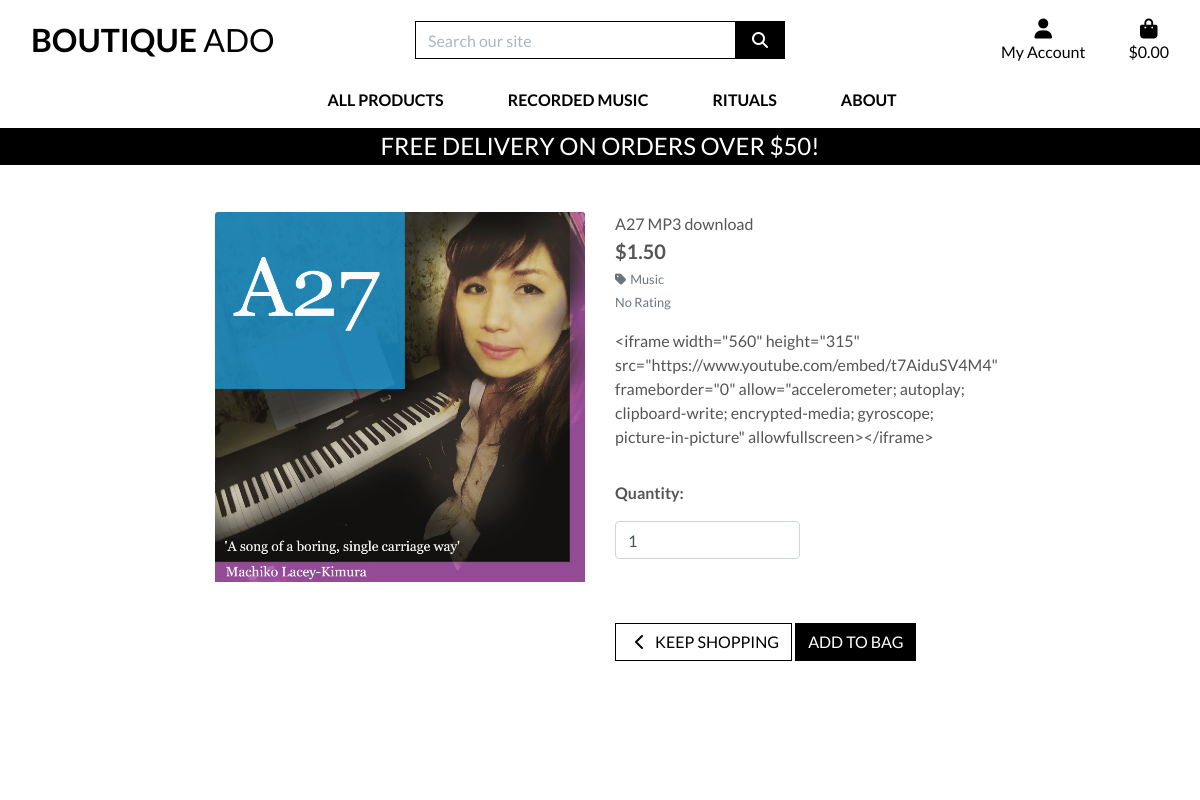
/products/1, run on an earlier commit of the app's database.
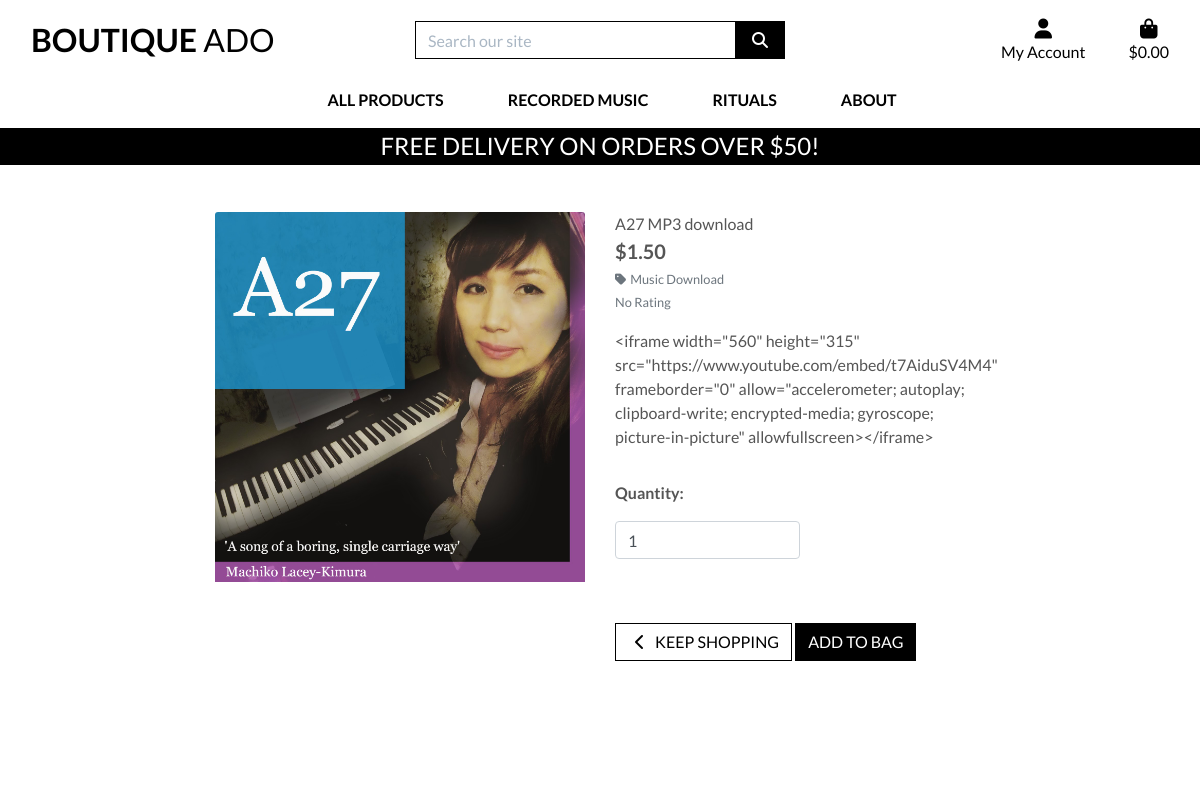
And on a later commit of the database.
### products/models.py (models this page shows, shortened)
class Product(models.Model):from django.db import models

class Category(models.Model):
    name = models.CharField(max_length=254)
    friendly_name = models.CharField(max_length=254, null=True, blank=True)

### products/views.py (the view)
# urls.py: path('<product_id>', views.product_detail, name='product_detail')
def product_detail(request, product_id):
    product = get_object_or_404(Product, pk=product_id)
    context = {
        'product': product,
    }
    return render(request, 'products/product_detail.html', context)

### bag/contexts.py (called while the page is built)
def bag_contents(request):
    bag_items = []
    total = 0
    product_count = 0
    if total < settings.FREE_DELIVERY_THRESHOLD:
        delivery = total * Decimal(settings.STANDARD_DELIVERY_PERCENTAGE / 100)
        free_delivery_delta = settings.FREE_DELIVERY_THRESHOLD - total
    else:
        delivery = 0
        free_delivery_delta = 0
    grand_total = delivery + total
    context = {
        'bag_items': bag_items,
        'total': total,
        'product_count': product_count,
        'delivery': delivery,
        'free_delivery_delta': free_delivery_delta,
        'free_delivery_threshold': settings.FREE_DELIVERY_THRESHOLD,
        'grand_total': grand_total,
    }
    return context

### products/templates/products/product_detail.html (shortened to what this page needs)
{% extends "base.html" %}
{% load static %}
{% block page_header %}
    <div class="container header-container">
    </div>
{% endblock %}
{% block content %}
    <div class="overlay"></div>
    <div class="container-fluid">
        <div class="row">
            <div class="col-12 col-md-6 col-lg-4 offset-lg-2">
                <div class="image-container my-5">
                    {% if product.image %}
                        <a href="{{ product.image.url }}" target="_blank">
                            <img class="card-img-top img-fluid" src="{{ product.image.url }}" alt="{{ product.name }}">
                        </a>
                        {% else %}
                        <a href="">
                            <img class="card-img-top img-fluid" src="{{ MEDIA_URL }}noimage.png" alt="{{ product.name }}">
                        </a>
                    {% endif %}
                </div>
            </div>
            <div class="col-12 col-md-6 col-lg-4">
                <div class="product-details-container mb-5 mt-md-5">
                    <p class="mb-0">{{ product.name }}</p>
                    <p class="lead mb-0 text-left font-weight-bold">${{ product.price }}</p>
                    {% if product.category %}
                    <p class="small mt-1 mb-0">
                        <a class="text-muted" href="{% url 'products' %}?category={{ product.category.name }}">
                            <i class="fas fa-tag mr-1"></i>{{ product.category.friendly_name }}
                        </a>
                    </p>
                    {% endif %}
                    {% if product.rating %}
                        <small class="text-muted"><i class="fas fa-star mr-1"></i>{{ product.rating }} / 5</small>
                    {% else %}
                        <small class="text-muted">No Rating</small>
                    {% endif %}
                    <p class="mt-3">{{ product.description }}</p>
                    <form class="form" action="{% url 'add_to_bag' product.id %}" method="POST">
                        <div class="form-row">
                            {% with product.has_sizes as s %}
                            <div class="col-12">
                                <p class="mt-3"><strong>Quantity:</strong></p>
                                <div class="form-group w-50">
                                    <div class="input-group">
                                        <input class="form-control qty_input" type="number" name="quantity" value="1" min="1" max="99" data-item_id="{{ product.id }}" id="id_qty_{{ product.id }}">
                                    </div>
                                </div>
                            </div>
                            <div class="col{% if s %}-12 mt-2{% endif %}">
                                <a href="{% url 'products' %}" class="btn btn-outline-black rounded-0 mt-5">
                                    <span class="icon">
                                        <i class="fas fa-chevron-left"></i>
                                    </span>
                                    <span class="text-uppercase">Keep Shopping</span>
                                </a>
                                <input type="submit" class="btn btn-black rounded-0 text-uppercase mt-5" value="Add to Bag">
                            </div>
                            {% endwith %}
                        </div>
                    </form>
                </div>
            </div>
        </div>
    </div>
{% endblock %}

What changed in the data, as far as the page shows it:
changed through a linked row, Product "A27 MP3 download": category.friendly_name "Music" → "Music Download"
